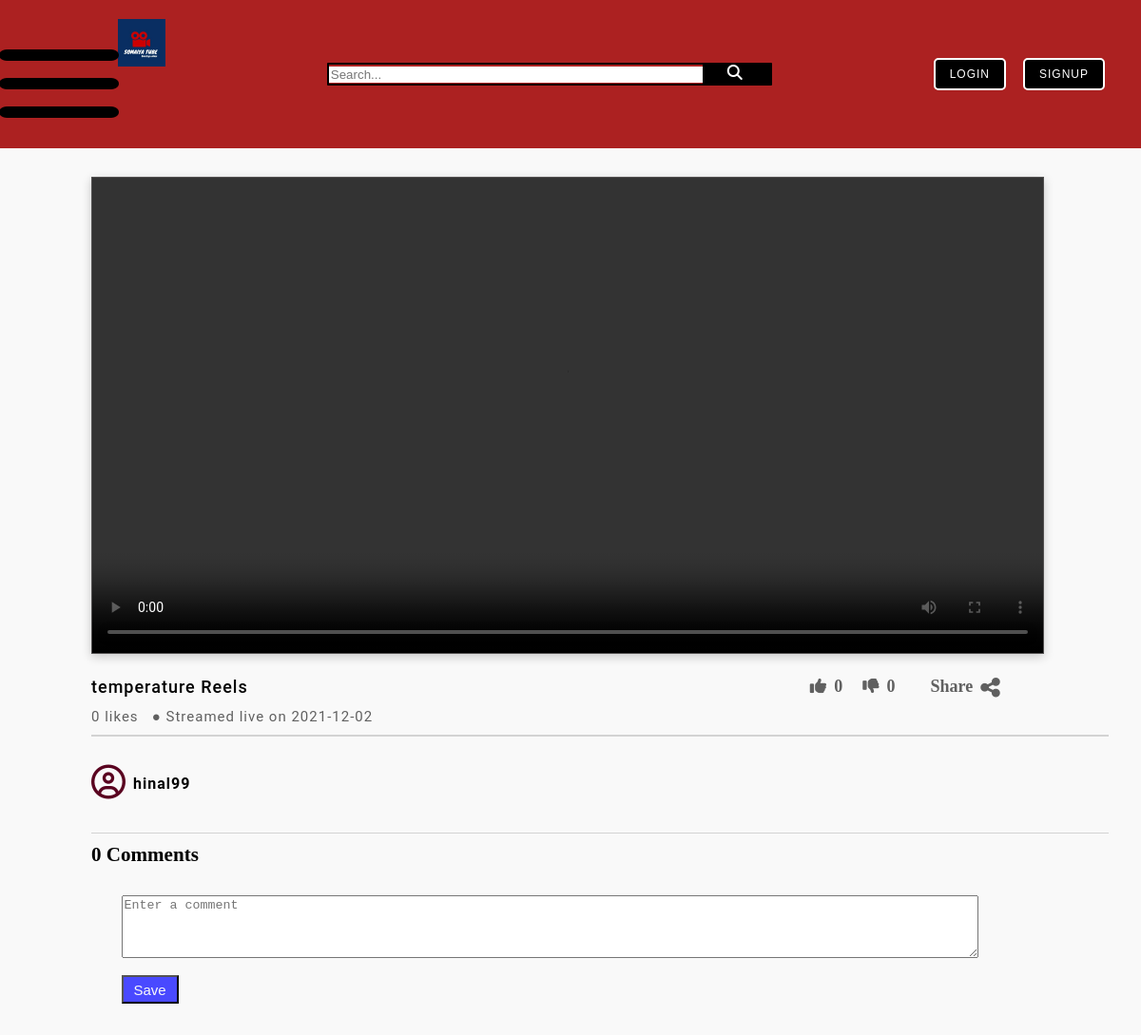
Screenshot of /view/1/ with the database file from the repository.
### website/models.py (models this page shows)
class NewVideo(models.Model):
    user = models.ForeignKey(User,on_delete=models.CASCADE,default="")
    title = models.CharField(max_length=100,default="")
    description = TextField(max_length=1000,default="")
    likes = models.IntegerField(default=0)
    dislikes = models.IntegerField(default=0)
    date = models.CharField(default="",max_length=100)
    thumbnail = models.ImageField(upload_to='thumbnail_uploaded',default = None)
    video = models.FileField(upload_to='videos_uploaded',validators=[FileExtensionValidator(allowed_extensions=['MOV','avi','mp4','webm','mkv'])], default=None)
    def __str__(self):
        return self.title

### website/views.py (the view, shortened to what this page needs)
# urls.py: url(r'^view/(?P<pk>\d+)/$', views.video, name='ViewVideo'),
def video(request,pk):
    video = NewVideo.objects.get(pk=pk)
    print(video)
    comments=Comment.objects.filter(video = video)
    count = Comment.objects.filter(video = video).count()
    return render(request,'videoView.html',{'video':video,'comments':comments,'count':count})

### templates/videoView.html (shortened to what this page needs)
{% load static %}<!DOCTYPE html>
<html lang="en">
<head>
    <link rel="stylesheet" href="{% static 'css/base.css' %}">
    <link rel="stylesheet" href="{% static 'css/video.css' %}">
</head>
<body>
    <div class="header_section">
        <div class="left_section">
            <i class="fa fa-bars hamburger fa-6x" style="transform: scale(1.5,1);" aria-hidden="true"></i>
            <a href="{% url 'homepage' %}"><img class="logo-styles" src="{% static 'images/logo.png' %}" alt="SomaiyaTube"></a>
        </div>
        <form action="{% url 'Search' %}" method="get" class="search_section">
            <input name="q" type="text" placeholder="Search...">
            <i class="fa fa-search" aria-hidden="true"></i>
        </form>
        {% if user.is_authenticated %}
        <div class="account_section">
            <a href = '/upload'><i class="fa fa-video-camera" aria-hidden="true" style="margin: 10px;"></i></a>
            <h4 style="margin: 6px;font-size: 18px;font-family: sans-serif;letter-spacing: 0.5px;">{{user.username}}</h4>
            <i class="fa fa-caret-down" aria-hidden="true"></i>
        </div>
        {% else %}
        <div class="account_section">
            <a href="{% url 'account_login' %}"><button class="AuthButton" >
               Login
           </button> </a>
           <a href="{% url 'account_signup' %}"><button class="AuthButton">
               SignUp
           </button></a>
        </div>
        {% endif %}
    </div>
    <div class="TheMainVideoSection">
        <div class="videos">
            <video  width="1000" height="500" controls>
                <source src={{video.video.url}} type="video/mp4">
            </video>
            <div class="Video_section">
                <div class="First_line">
                    <h4>{{ video.title }}</h4>
                    <div class="LikeUnlike">
                        <form method="POST">
                        <button class="ldbutton" name="Like">
                        <i class="fa fa-thumbs-up" aria-hidden="true" id="IconResize"></i>
                      </button>
                    </form>
                    <h4 class="LikeCount"> {{ video.likes }} </h4>
                    <form method="POST">
                    <button class="ldbutton" name="Dislike">
                        <i class="fa fa-thumbs-down" aria-hidden="true" id="IconResize"></i>
                    </button>
                    </form>
                    <h4 class="LikeCount">{{ video.dislikes }}</h4>
                    </div>
                    <div class="Share_feature">
                        <h4>Share</h4>
                        <i class="fa fa-share-alt" aria-hidden="true" id="IconResize"></i>
                    </div>
                </div>
                <p>{{ video.likes }} likes  &nbsp; ● Streamed live on {{ video.date }}</p>
                <div class="Next_ROW" style="height: 1.5px;width:1070px;"></div>
                <div class="ProfileSection">
                    <div class="ProfileAccount">
                        <i class="fa fa-user-circle-o" aria-hidden="true"></i>
                        <h4>{{video.user}}</h4>
                    </div>
                </div>
                <div class="Next_ROW" style="height: 1.5px;width:1070px;"></div>
                <h3> {{count}} Comments</h3>
                <div class="MyComment">
                <form method="POST">
                    <textarea rows="4" cols="110" placeholder="Enter a comment" name="Addcomment"></textarea>
                    <button class="Comment_button" type="submit">Save</button>
                </form>
                    <div class="OthersComment">
                </div>
            </div>
        </div>
    </div>
</body>
</html>

### static/css/base.css (style rules this page uses)
* { margin: 0; }
a { text-decoration: none; outline: none; color :inherit; }
.header_section { display: flex; align-items: center; justify-content:space-between; padding: 20px; position: sticky; top:0; z-index: 100; background-color: rgb(172, 33, 33); }
.logo-styles { height: 50px; object-fit: contain; margin-left:20px; }
.account_section { display: flex; align-items:center; }
.search_section { display: flex; align-items:center; justify-content:center; width:40%; border: 2px solid black; border-radius:1px; padding: 0px; }
.search_section > input { flex: 1; border: none; justify-content: center; }
.search_section > i { width:50px; background-color: black; border-left: 1px solid black; padding-bottom: 4.0px; }
.fa-search { padding-left: 20px; padding-top: 0px; padding-bottom: 0px; }
.fa-search:before { padding-left: 10%; content: "\f002"; color :white; margin-top: 10px; }
.left_section { display: flex; justify-content:center; position: sticky; background-color: transparent; }
.hamburger { padding-top: 20px; }
.Next_ROW { height:1px; border:0; background-color:lightgray; margin-top: 10px; margin-bottom: 10px; }
.AuthButton { padding: 8px 15px; border: none; color: #fff; font-size: 12px; cursor: pointer; text-transform: uppercase; letter-spacing: 1px; border: 2px solid #fff; border-radius: 5px; background: black; -webkit-transition: 0.5s all; -moz-transition: 0.5s all; -o-transition: 0.5s all; -ms-transition: 0.5s all; transition: 0.5s all; margin-right: 1.5em; font-weight:400; }

### static/css/video.css (style rules this page uses)
.TheMainVideoSection { background-color : #f9f9f9; display:block; }
.videos >video { margin-left: 8%; margin-top: 30px; border: 1px solid rgb(82, 80, 80); box-shadow: 0 3px 10px rgb(0 0 0 / 0.2); }
.Video_section { margin-top :20px; font-size :18px; margin-left: 8%; }
.Video_section > p { font-family: Roboto,Arial,sans-serif; margin-top: 10px; font-size: 15px; font-weight:400 !important; color :#606060; letter-spacing:1px; }
.First_line >h4 { font-weight: 500 !important; letter-spacing: 1px; font-family: Roboto,Arial,sans-serif; }
.First_line { display : flex; }
.LikeUnlike { display : flex; margin-left:53%; margin-right:2%; color :#606060; }
.Share_feature { display:flex; color :#606060; }
.Share_feature h4 { margin-right: 8px; font-size: 1em; }
#IconResize { font-size: 1.3em; }
.LikeCount { margin-left: 2px; margin-right:15px }
.ProfileSection { margin-top:30px; }
.ProfileAccount { display : flex; }
.ProfileAccount >i { font-size:2em; color :rgb(90, 3, 32); margin-right: 8px; }
.ProfileAccount >h4 { margin-top: 10px; font-weight:bolder; font-size:16px; letter-spacing: 1px; font-family: Roboto,Arial,sans-serif; }
.MyComment { display:table-caption; font-family: sans-serif; margin-left: 3.5%; margin-top: 30px; }
.Comment_button { height:30px; margin-top:13px; justify-self: end; width:60px; font-size: 15px; color :#f9f9f9; background-color:rgb(73, 73, 255); cursor : pointer; }
.OthersComment { display: block; margin-top:15px; padding-top: 10px; padding-bottom: 8px; margin-left: 2.5%; }
.ldbutton { color :inherit; background-color:inherit; border: none; cursor: pointer; }

### rows the page displays
NewVideo: title "temperature Reels", likes "0", dislikes "0", date "2021-12-02", user "hinal99"

### other values shown
{{ count }} "0"
